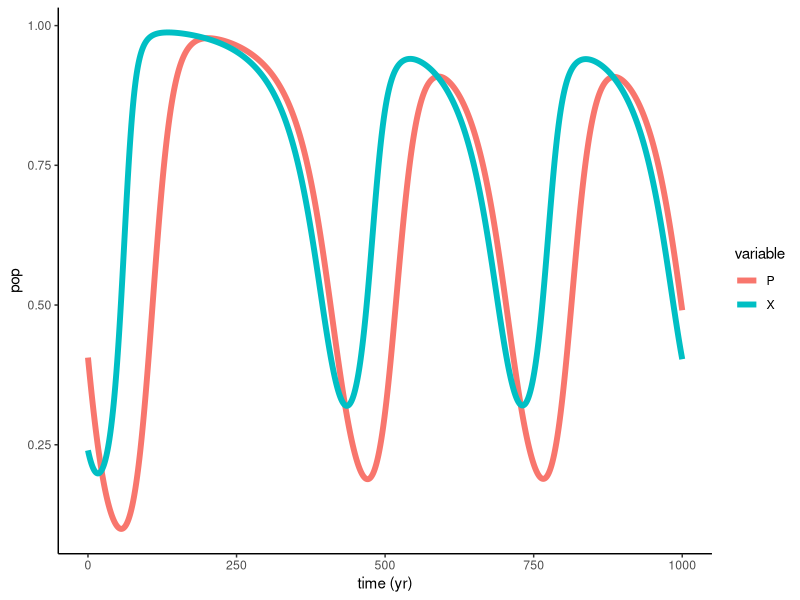
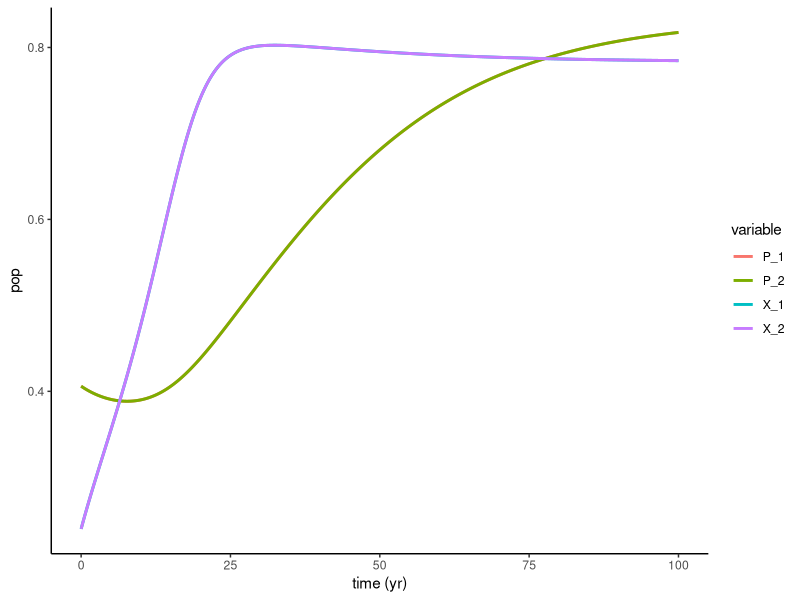
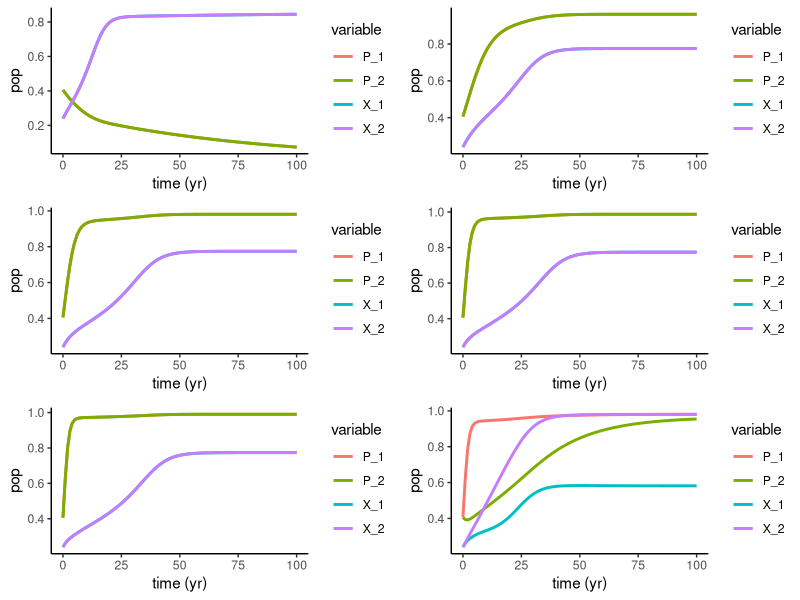
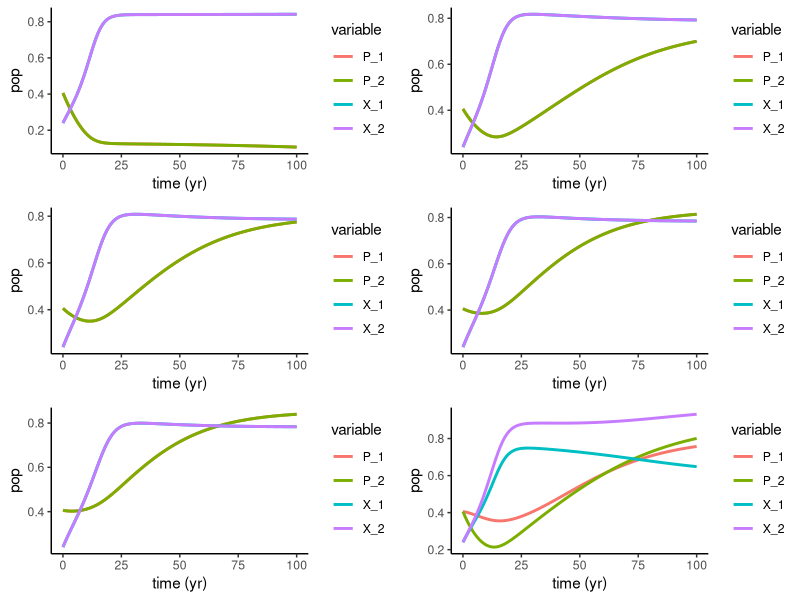
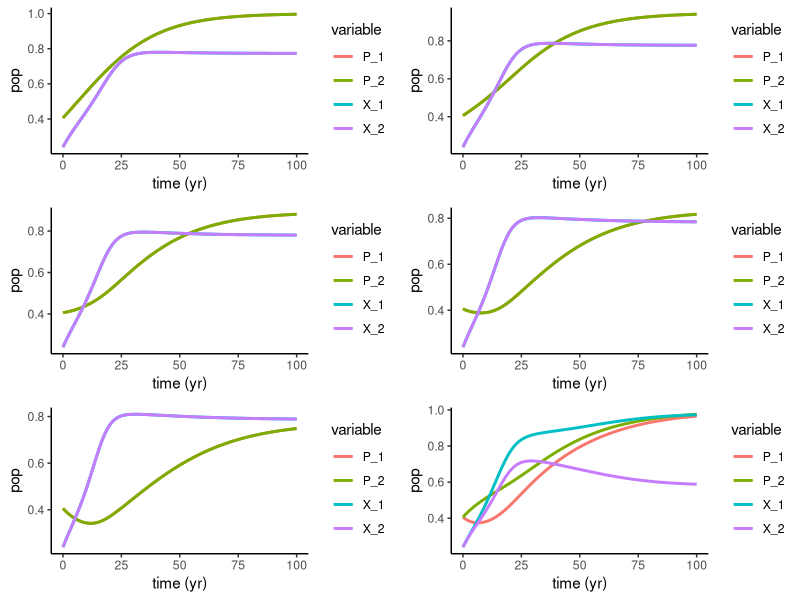
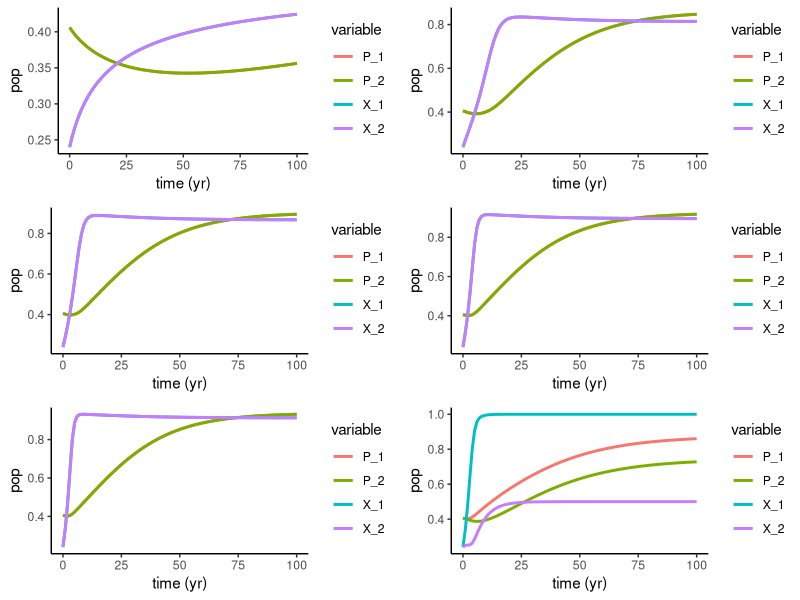
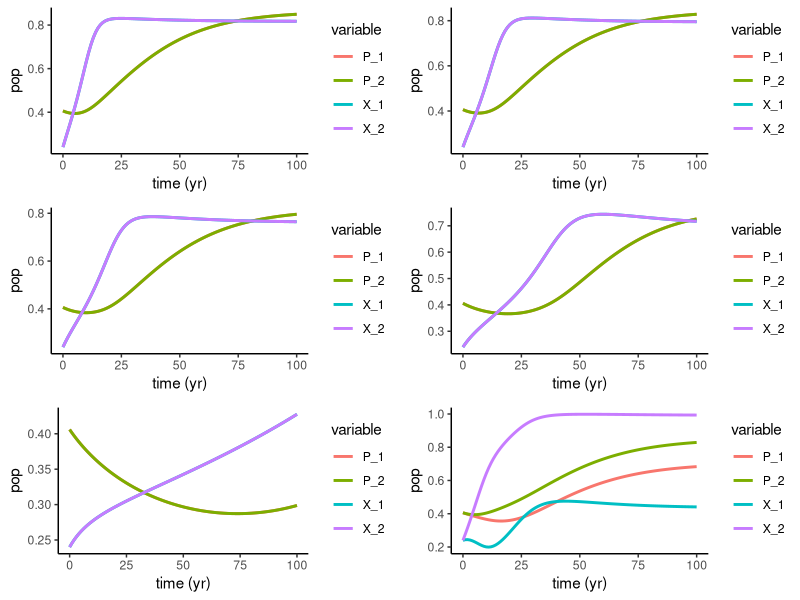
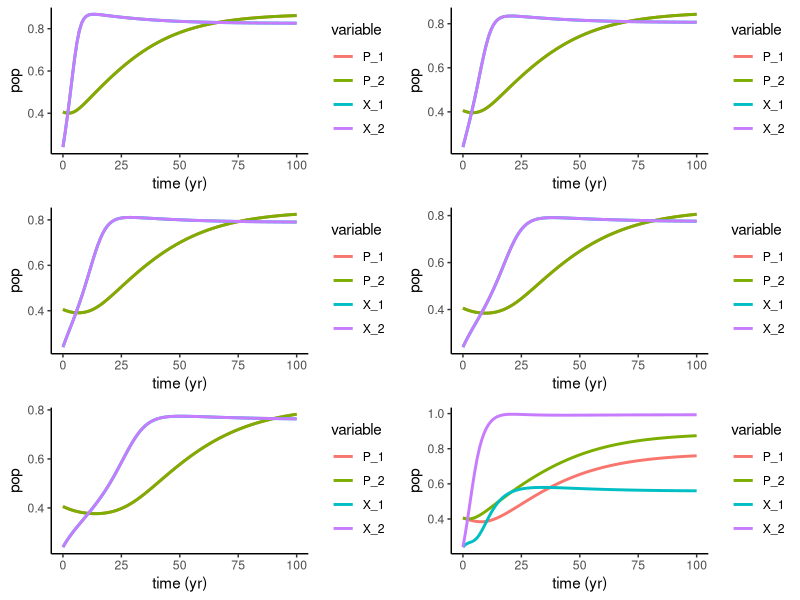

Write the R code that produced these figures, in order.
## ---- chunk 1
knitr::opts_chunk$set(echo = FALSE, warning = FALSE, message = FALSE)

setwd("C:/Users/sophi/Documents/GitHub/UNH_Docs/Proposal/Soc_Ecol_Model")

library(deSolve)
library(tidyverse)
library(ggplot2)
library(gridExtra)
## ---- chunk 2
Bauch.Model <- function (t, y, params) {
  ## first extract the state variables
  P <- y[1] #Fish Pop var
  X <- y[2] #conservationist var

  #TT <- y[5]
  
  ## now extract the parameters
  R <- params["R"] # Net growth/fecundity
  s <- params["s"] # supply and demand
  h <- params["h"] # Harvesting efficiency
  k <- params["k"] # Social learning rate
  w <- params["w"] # conservation costs
  c <- params["c"] # rarity valuation param
  d <- params["d"] # social norm strength
  
  ## now code the model equations
  dPdt <- R * P * (1-P) - (h * P * (1-X))/(P+s)
  dXdt <- k * X * (1-X) * (d*(2*X-1) + 1/(P+c) - w)
  
  ## combine results into a single vector
  dydt <- c(dPdt, dXdt)
  ## return result as a list!
  
  list(dydt)
}

params_Bauch <- c(R = 0.06, s = 0.8, h = 0.1, k = 0.17, w = 1, c = 0.6, d = 0.3)

times <- seq(from = 0, to = 1000, by = 1)
xstart <- c(P = 0.406, X = .24) # See supplemental data for other starting params

ode(
  func=Bauch.Model,
  y=xstart,
  times=times,
  parms=params_Bauch
) %>%
  as.data.frame() -> out1

out1 %>%
  gather(variable,value,-time) %>%
  ggplot(aes(x=time,y=value,color=variable))+
  geom_line(size=2)+
  theme_classic()+
  labs(x='time (yr)',y='pop')

## ---- chunk 3
Bauch.Coupled <- function (t, y, params) {
  ## first extract the state variables
  P_1 <- y[1] #Fish Pop var
  P_2 <- y[2] #Fish Pop var
  X_1 <- y[3] #conservationist var
  X_2 <- y[4] #conservationist var

  #TT <- y[5]
  
  ## now extract the parameters
  R_1 <- params["R_1"] # Net growth/fecundity
  s_1 <- params["s_1"] # supply and demand
  h_1 <- params["h_1"] # Harvesting efficiency
  k_1 <- params["k_1"] # Social learning rate
  w_1 <- params["w_1"] # conservation costs
  c_1 <- params["c_1"] # rarity valuation param
  d_1 <- params["d_1"] # social norm strength
  
  R_2 <- params["R_2"] # Net growth/fecundity
  s_2 <- params["s_2"] # supply and demand
  h_2 <- params["h_2"] # Harvesting efficiency
  k_2 <- params["k_2"] # Social learning rate
  w_2 <- params["w_2"] # conservation costs
  c_2 <- params["c_2"] # rarity valuation param
  d_2 <- params["d_2"] # social norm strength 
  
  e_1 <- params["e_1"] # Outflow of fish pop1
  e_2 <- params["e_2"] # Outflow of fish pop2
  i_1 <- params["i_1"] # Inflow of fish from pop 2 to pop 1
  i_2 <- params["i_2"] # Inflow of fish from pop 1 to pop 2
  prop_1 <- params["prop_1"] # Influence of pop 2 on pop 1
  prop_2 <- params["prop_2"] # Influence of pop 1 on pop 2
  
  ## now code the model equations
  dP_1dt <-  R_1 * P_1 * (1-P_1) - (h_1 * P_1 * (1-X_1))/(P_1+s_1) -  e_1 * P_1 + i_1 * P_2
  dP_2dt <-  R_2 * P_2 * (1-P_2) - (h_2 * P_2 * (1-X_2))/(P_2+s_2) -  e_2 * P_2 + i_2 * P_1
  
  dX_1dt <-  k_1 * X_1 * (1-X_1) *(1/(P_1 + c_1) - w_1 + d_1*(2*X_1 - 1)) - prop_1 * X_1 * ((2* X_2 - 1)^2) + prop_1 * (1 - X_1) * ((2* X_2 - 1)^2)
  dX_2dt <- k_2 * X_2 * (1-X_2) *(1/(P_2 + c_2) - w_2 + d_2*(2*X_2 - 1)) - prop_2 * X_2 * ((2* X_1 - 1)^2) + prop_2 * (1 - X_2) * ((2* X_1 - 1)^2)
  
  ## combine results into a single vector
  dydt <- c(dP_1dt, dP_2dt, dX_1dt, dX_2dt)
  ## return result as a list!
  
  list(dydt)
}

params_Bauch <- c(R_1 = 0.06, s_1 = 0.8, h_1 = 0.075, k_1 = 0.17, w_1 = 0.35, c_1 = 0.6, d_1 = 0.5, e_1 = 0.05, i_1 = 0.05, prop_1 = 0.1,
                  R_2 = 0.06, s_2 = 0.8, h_2 = 0.075, k_2 = 0.17, w_2 = 0.35, c_2 = 0.6, d_2 = 0.5, e_2 = 0.05, i_2 = 0.05, prop_2 = 0.1)

times <- seq(from = 0, to = 100, by = .1)
xstart <- c(P_1 = 0.406, P_2 = 0.406, X_1 = .24, X_2 = .24) # See supplemental data for other starting params

ode(
  func=Bauch.Coupled,
  y=xstart,
  times=times,
  parms=params_Bauch
) %>%
  as.data.frame() -> out_Coupled

out_Coupled %>%
  gather(variable,value,-time) %>%
  ggplot(aes(x=time,y=value,color=variable))+
  geom_line(size=1)+
  theme_classic()+
  labs(x='time (yr)',y='pop')

## ---- chunk 4
# params_Default <- data.frame(R = 0.06, s = 0.8, h = 0.075, k = 0.17, w = 0.35, c = 0.6, d = 0.5, roe = 1)
# params_Bauch <- c(R_1 = 0.06, s_1 = 0.8, h_1 = 0.075, k_1 = 0.17, w_1 = 0.35, c_1 = 0.6, d_1 = 0.5, roe_1 = 1,
#                   R_2 = 0.06, s_2 = 0.8, h_2 = 0.075, k_2 = 0.17, w_2 = 0.35, c_2 = 0.6, d_2 = 0.125, roe_2 = 1)

# min <- 0
# max <- 1
# i <- 1
# param <- 8


#Note: in this function, I am changing BOTH populations' paramters. Should I try just changing one?
param_ranges <- function(param, max, min){
  #Generate list of ranges
  new_param <- seq(from=min, to=max, length.out=5)
  plotList <- list()
  
  #Change params to each quartile for graphs 1-5
  for(i in 1:length(new_param)){
    params_Default <- data.frame(R = 0.06, s = .8, h = 0.075, k = 0.17, w = 0.35, c = 0.6, d = 0.5, e = .05, i = .05, prop = .1)
    #ASSIGN OLD PARAMS TO BE NEW SEQUENCE
    params_Default[param] <- new_param[i]
    params_Bauch <- c(R_1 = params_Default$R, s_1 = params_Default$s, h_1 = params_Default$h, k_1 = params_Default$k,
                      w_1 = params_Default$w, c_1 = params_Default$c, d_1 = params_Default$d, e_1 = params_Default$e, i_1 = params_Default$i,
                      prop_1 =  params_Default$prop,
                      R_2 = params_Default$R, s_2 = params_Default$s, h_2 = params_Default$h, k_2 = params_Default$k,
                      w_2 = params_Default$w, c_2 =params_Default$c, d_2 = params_Default$d,  e_2 = params_Default$e, i_2 = params_Default$i,
                      prop_2 = params_Default$prop)
    
    times <- seq(from = 0, to = 100, by = 1)
    xstart <- c(P_1 = 0.406, P_2 = 0.406, X_1 = .24, X_2 = .24) #See supplemental for other starting params

    ode(
      func=Bauch.Coupled,
      y=xstart,
      times=times,
      parms=params_Bauch
    ) %>%
      as.data.frame() -> out_Diff

    p <- out_Diff %>%
      gather(variable,value,-time) %>%
      ggplot(aes(x=time,y=value,color=variable))+
      geom_line(size=1)+
      theme_classic()+
      labs(x='time (yr)',y='pop')
    plotList[[i]] <- p
  }
  
  #Now assigning the final graph to give the two populations the max and min of the paramters
    params_Default <- data.frame(R = 0.06, s = .8, h = 0.075, k = 0.17, w = 0.35, c = 0.6, d = 0.5, e = .05, i = 0.05, prop = .1)
    #ASSIGN OLD PARAMS TO BE NEW SEQUENCE
    params_Bauch <- c(R_1 = params_Default$R, s_1 = params_Default$s, h_1 = params_Default$h, k_1 = params_Default$k,
                      w_1 = params_Default$w, c_1 = params_Default$c, d_1 = params_Default$d, e_1 = params_Default$e, i_1 = params_Default$i,
                      prop_1 =  params_Default$prop,
                      R_2 = params_Default$R, s_2 = params_Default$s, h_2 = params_Default$h, k_2 = params_Default$k,
                      w_2 = params_Default$w, c_2 = params_Default$c, d_2 = params_Default$d, e_2 = params_Default$e, i_2 = params_Default$i,
                      prop_2 = params_Default$prop)
    params_Bauch[param] <- max
    params_Bauch[(param + 10)] <- min
    
    times <- seq(from = 0, to = 100, by = 1)
    xstart <- c(P_1 = 0.406, P_2 = 0.406, X_1 = .24, X_2 = .24) #See supplemental for other starting params

    ode(
      func=Bauch.Coupled,
      y=xstart,
      times=times,
      parms=params_Bauch
    ) %>%
      as.data.frame() -> out_Diff

    p <- out_Diff %>%
      gather(variable,value,-time) %>%
      ggplot(aes(x=time,y=value,color=variable))+
      geom_line(size=1)+
      theme_classic()+
      labs(x='time (yr)',y='pop')
    plotList[[6]] <- p
  
  
  
  do.call("grid.arrange", c(plotList, ncol=2))
}
  

## ---- chunk 5
param_ranges(1, 1, 0)
## ---- chunk 6
param_ranges(2, 1, 0.1)
## ---- chunk 7
param_ranges(3, 0.1, 0)
## ---- chunk 8
param_ranges(4, 1, 0)
## ---- chunk 9
param_ranges(5, 1, 0)
## ---- chunk 10
param_ranges(6, 1, 0)
## ---- chunk 11
param_ranges(7, 1, 0)
## ---- chunk 12
param_ranges(8, 1, 0)
## ---- chunk 13
param_ranges(9, 1, 0)
## ---- chunk 14
param_ranges(10, 1, 0)
